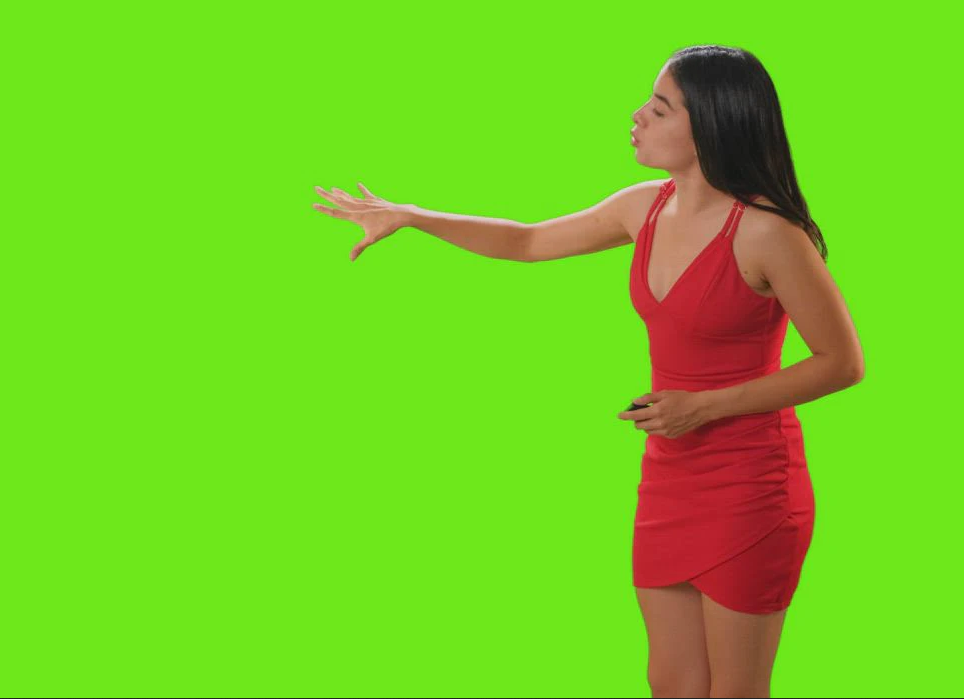
#> input picture preAIO25/warmup/exercise_w5/object.png, 964 x 699 px, found by its file name
$ jupyter execute exercise_w5.ipynb   (shell and % lines are left out)
#> lines starting #> are read from the running program, lines starting #| are printed output that depends on the picture; after the words box and inside, x2 and y2 are one past the last pixel; in counts of white or black regions, pixels touching at a corner belong together
<a href="https://colab.research.google.com/github/mylethidiem/ProgramingTech/blob/main/preAIO25/warmup/exercise_w5/exercise_w5.ipynb" target="_parent"></a>

# **W5**

Download neccesary files from Github

[cell 1]
import requests

[cell 2]
def get_folder_url(username, repository, branch, folder_path):
  folder_raw_github_url = f"https://raw.githubusercontent.com/{username}/{repository}/{branch}/{folder_path}"
  print(folder_raw_github_url)
  return folder_raw_github_url

[cell 3]
def get_raw_github_url(folder_raw_github_url, file_name):
  picture_raw_github_url = f"{folder_raw_github_url}/{file_name}"
  print(picture_raw_github_url)
  return picture_raw_github_url

[cell 4]
def download_file(folder_raw_github_url, file_name):
  file_raw_github_url = get_raw_github_url(folder_raw_github_url, file_name)
  file_response = requests.get(file_raw_github_url)
  file_response.raise_for_status()  # Raise an exception for non-200 status codes
  #add handle error if cannot file file in url?

  with open(file_name, 'wb') as f:#create new file from binary respone
    f.write(file_response.content)
  return file_response

[cell 5]
#Download neccessary files
# Replace with your actual values
username = "mylethidiem"
repository = "ProgramingTech"
branch = "main"
folder_path = "preAIO25/warmup/exercise_w5"

folder_raw_github_url = get_folder_url(username, repository, branch, folder_path)

list_file = ["background1.png", "background2.png", "nature.jpg", "object.png"]

for file_name in list_file:
  download_file(folder_raw_github_url, file_name)

Quá trình xử lý gồm 3 bước:
1. Tính toán sự khác biệt compute difference: Tìm sự khác biệt giữa ảnh nền và đối tượng
2. Tạo mask nhị phân compute binary mask: Dựa kết quả khác biệt mà ta đã tính được và threshold để xác định pixel nào thuộc đối tượng, pixel nào thuộc nền
3. Thay thế nền replace background: Dựa vào mask nhị phân để xác định vị trí của đối tượng, thay thế phần nền bằng ảnh mới trong ảnh.

[cell 6]
#import cv lib

[cell 7]
import cv2
import matplotlib.pyplot as plt
import numpy as np

Bước 1: compute difference

[cell 8]
def compute_difference(background, object):
  #img to float32
  background = np.float32(background)
  object = np.float32(object)
  print(f"background: {background}")
  print(f"object: {object}")
  # compute absolute difference between 2 pictures
  difference_three_channel = np.abs(background - object)
  print(f"difference_three_channel: {difference_three_channel}")

  # convert the difference to 1 channel by compute mean
  # sum of element along axis = 2(this mean the 3rd column of array 3 chanel)
  # 3 channel (row,col,ch)
  """
  # Ma trận 3D với kích thước (2,2,3)
difference_three_channel = [
    # Hàng 1
    [
        [100, 150, 200],  # Pixel (0,0): [R, G, B]
        [120, 130, 140]   # Pixel (0,1): [R, G, B]
    ],
    # Hàng 2
    [
        [50, 60, 70],     # Pixel (1,0): [R, G, B]
        [80, 90, 100]     # Pixel (1,1): [R, G, B]
    ]
]
=>

# Ma trận 2D với kích thước (2,2)
difference_single_channel = [
    # Hàng 1
    [
        (100+150+200)/3,  # = 150  # Pixel (0,0)
        (120+130+140)/3   # = 130  # Pixel (0,1)
    ],
    # Hàng 2
    [
        (50+60+70)/3,     # = 60   # Pixel (1,0)
        (80+90+100)/3     # = 90   # Pixel (1,1)
    ]
]

# Kết quả cuối cùng
[
    [150, 130],
    [60,  90]
]
  """
  difference_single_channel = np.sum(difference_three_channel, axis=2) / 3
  print(f"difference_single_channel: {difference_single_channel}")

  # convert 2 uint8 to suitable for image processing
  difference_single_channel = difference_single_channel.astype(np.uint8)
  print(f"convert to uint8: {difference_single_channel}")
  return difference_single_channel

Step 2: Compute binary mask

[cell 9]
def compute_binary_mask(difference_single_channel, threshold):
  # if difference >= threshold => 255 else 0
  difference_binary_mask = np.where(difference_single_channel >= threshold, 255,0)
  print(f"difference_binary_mask: {difference_binary_mask}")

  #concentate binary mask into 3 chanel for RGB
  """
  # Giả sử difference_binary_mask là ma trận 2x2:
[
    [0, 255],# 1 kênh màu
    [255, 0]
]

# Sau khi stack, kết quả là ma trận 2x2x3:
[
    [[0, 0, 0], [255, 255, 255]],# 3 kênh màu
    [[255, 255, 255], [0, 0, 0]]
]
  """
  binary_binary = np.stack((difference_binary_mask,)*3, axis=-1)
  print(f"binary_binary: {binary_binary}")
  return binary_binary

Step 3: Replace image

[cell 10]
def replace_background_image(old_background, object_img, new_background):
  difference_single_channel = compute_difference(old_background, object_img)
  binary_mask = compute_binary_mask(difference_single_channel, 15)
  plt.imshow(binary_mask)

  # place where is 255(white background) keep object
  # place where is 0(black color) replace new background
  output = np.where(binary_mask == 255, object_img, new_background)
  return output

Step: image alread download will be loaded by cv => resize all image to the same size => convert image from BGR to RGB => replace image and show result

[cell 11]
# load image by cv, default color type is BGR
object_img = cv2.imread("object.png")
#> object_img is the input picture: shape (699, 964, 3); mean B, G, R 32.7, 203.1, 116.8
background = cv2.imread("background1.png")
new_background = cv2.imread("background2.png")
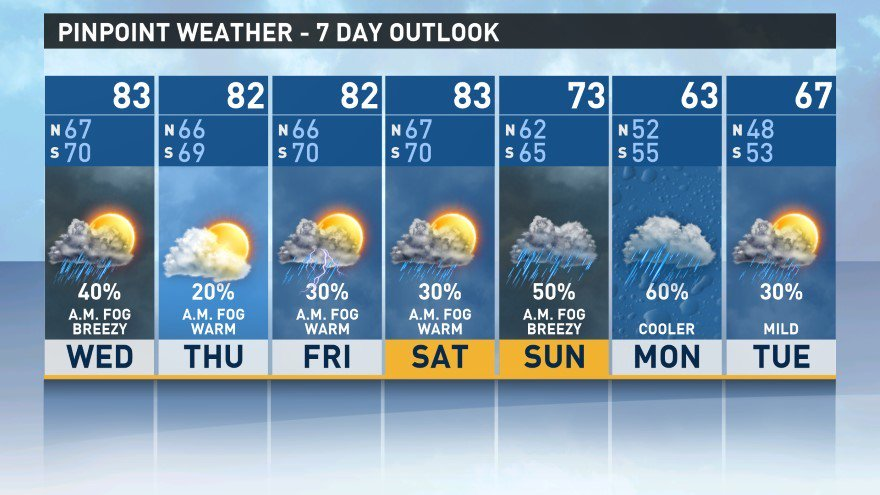
#> new_background: shape (495, 880, 3); mean B, G, R 171, 148.5, 121.3

[cell 12]
#show 3 image before processing
plt.imshow(new_background)

[cell 13]
plt.imshow(object_img)

[cell 14]
plt.imshow(background)

[cell 15]
# Resize all images to same size  (640 , 480)
object_img = cv2.resize(object_img, (640, 480))
#> object_img: shape (480, 640, 3)
background = cv2.resize(background, (640, 480))
#> background: shape (480, 640, 3)
new_background = cv2.resize(new_background, (640, 480))
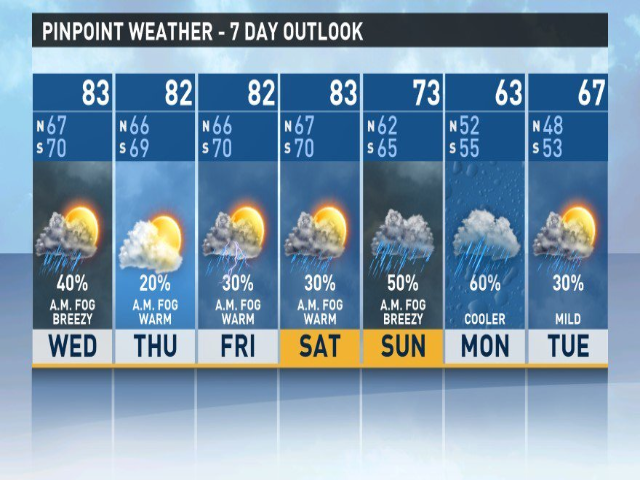
#> new_background: shape (480, 640, 3); mean B, G, R 170.9, 148.4, 121.2

[cell 16]
# convert from BGR to RGB
object_img = cv2.cvtColor(object_img, cv2.COLOR_BGR2RGB)
background = cv2.cvtColor(background, cv2.COLOR_BGR2RGB)
new_background = cv2.cvtColor(new_background, cv2.COLOR_BGR2RGB)

[cell 17]
output_image = replace_background_image(background, object_img, new_background)
#> in compute_difference, `object = np.float32(object)`:
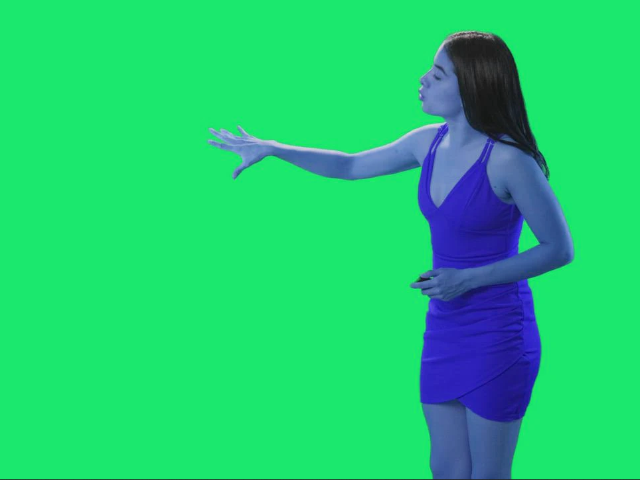
#> object: shape (480, 640, 3) float32; mean of channels 0, 1, 2 116.9, 203.1, 32.7; drawn as B, G, R
#> (printed output is left out)
#> (printed output is left out)
#> (printed output is left out)
#> (printed output is left out)
#> (printed output is left out)
#> in compute_binary_mask, `difference_binary_mask = np.where(difference_single_channel >= thresho..`:
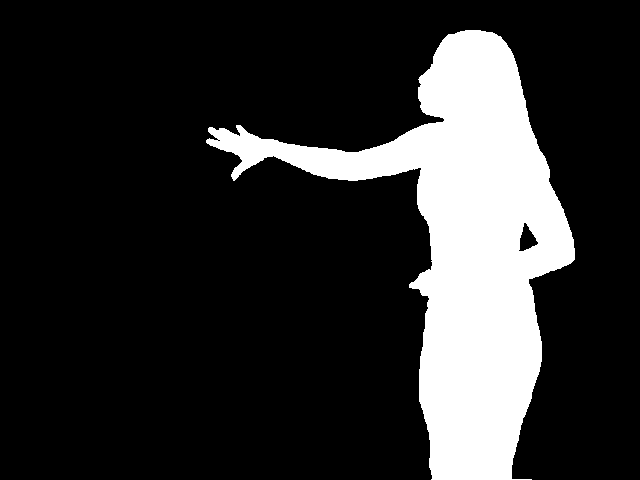
#> difference_binary_mask: shape (480, 640) int64; 18.2% white; 1 white region, box (x1, y1, x2, y2) and area: (206, 30, 575, 480) 55806
#> (printed output is left out)
#> (printed output is left out)
#> in replace_background_image, `output = np.where(binary_mask == 255, object_img, new_background)`:
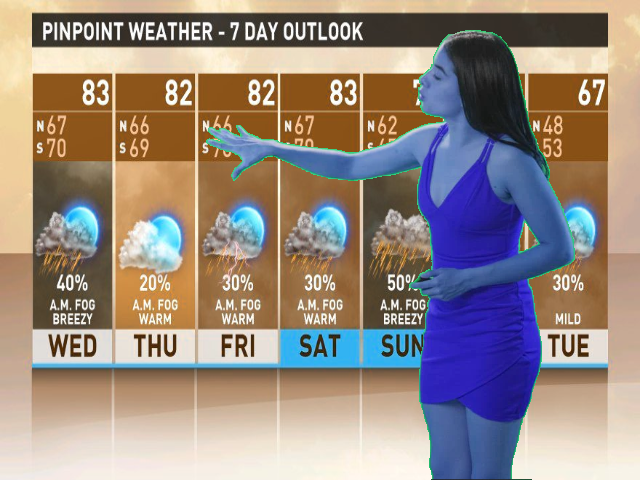
#> output: shape (480, 640, 3); mean of channels 0, 1, 2 130.1, 137.7, 151.9; drawn as B, G, R

[cell 18]
plt.imshow(output_image)

### **Exercise**

[cell 19]
#q1
import numpy as np
#stack 2 array axis = 1
#create 2 array 1D
arr1 = np.array([2,3,4])
arr2 = np.array([5,5,7])

stack_arr = np.stack((arr1, arr2), axis=1)
print(stack_arr)

[cell 20]
#q2
import numpy as np
#create 2 arr 2x2
arr1 = np.array([[1,2], [3,4]])
arr2 = np.array([[5,6], [7,8]])

#sum 2 matrix
print(arr1 + arr2)

[cell 21]
#q3
import numpy as np
#create 2 arr 2x2
arr1 = [[1,2], [3,4]]
arr2 = [[5,6], [7,8]]

#sum 2 matrix
print(arr1 + arr2)

[cell 22]
#q5
import numpy as np
#array 1D from 1 to 6
arr = np.arange(1,7)
result = np.where(arr >3, "A","B")
print(result)

[cell 23]
#q6
import numpy as np
import cv2

# load 2 image background and object iamge
#? 0
object_img = cv2.imread("object.png", 0)
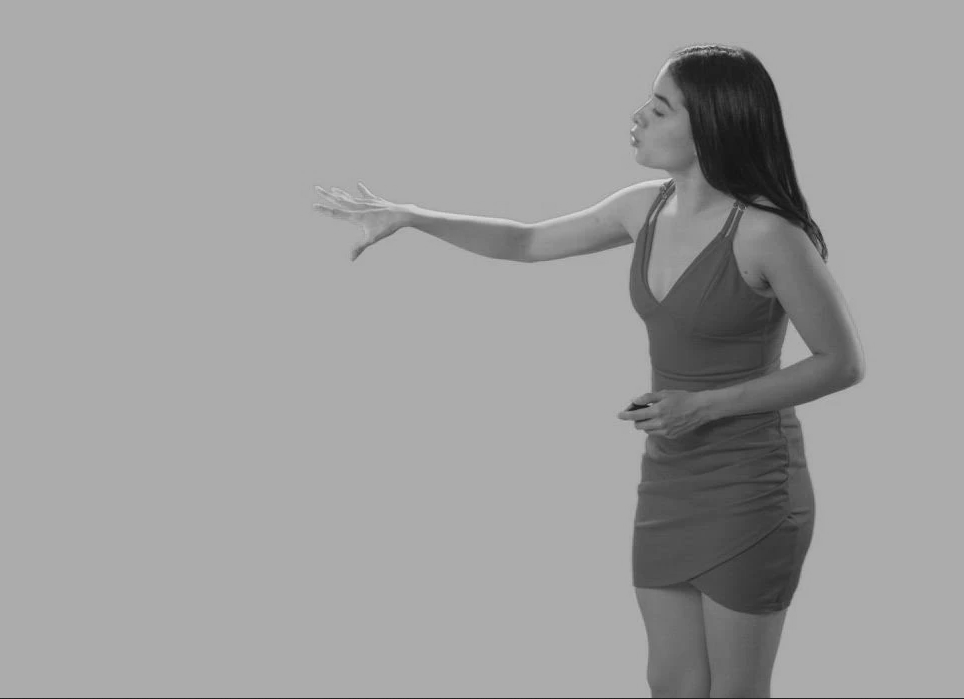
#> object_img: shape (699, 964); min 17, max 220, mean 157.7
background = cv2.imread("background1.png",0)
#> background: shape (699, 964); min 31, max 195, mean 171.8

#resize images to (640,480)
object_img = cv2.resize(object_img, (640, 480))
#> object_img: shape (480, 640)
background = cv2.resize(background, (640, 480))
#> background: shape (480, 640)

#convert from BGR to RGB
object_img = cv2.cvtColor(object_img, cv2.COLOR_BGR2RGB)
#> object_img: shape (480, 640, 3)
background = cv2.cvtColor(background, cv2.COLOR_BGR2RGB)
#> background: shape (480, 640, 3)

difference_three_channel = np.abs(background - object_img)
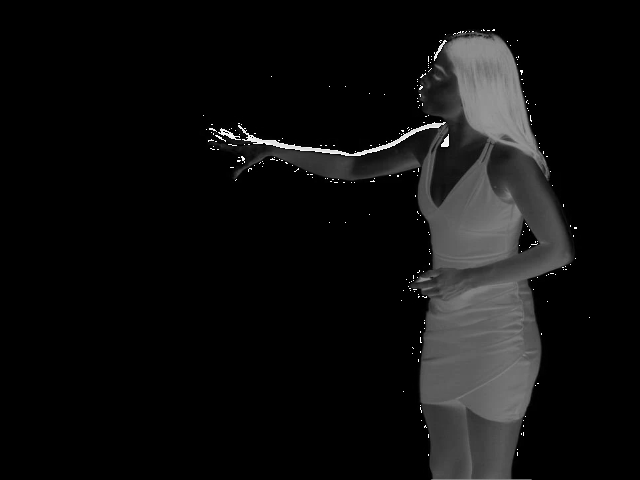
#> difference_three_channel: shape (480, 640, 3); min 0, max 255, mean 15.6
print(difference_three_channel)
#> (printed output is left out)

[cell 24]
#q7
import numpy as np
import cv2
import matplotlib.pyplot as plt

#read 1 image and convert to RGB
img = cv2.imread("nature.jpg")
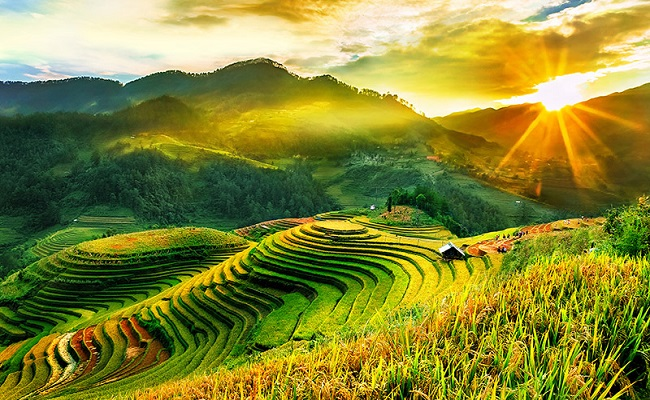
#> img: shape (400, 650, 3); mean B, G, R 52.9, 134.4, 133.3
img = cv2.cvtColor(img,cv2.COLOR_BGR2RGB)

# adjust the level light of image
new_image = img + 50
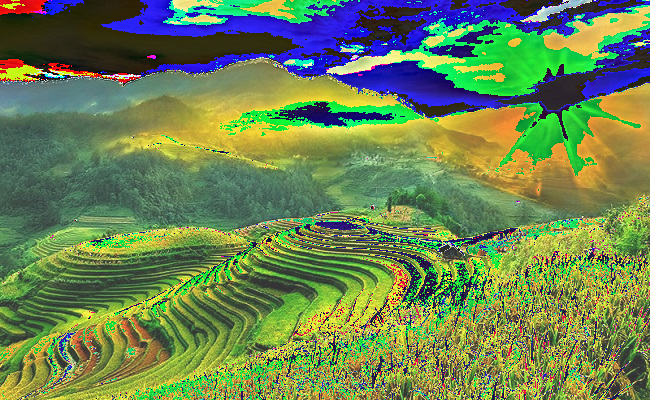
#> new_image: shape (400, 650, 3); mean R, G, B 108.4, 131.6, 82.4
new_image = np.clip(new_image, 0, 255)
new_image = new_image.astype(np.uint8)

plt.figure(figsize=(10,10))

plt.subplot(121)
plt.imshow(img)
plt.title("Original image")

plt.subplot(122)
plt.imshow(new_image)
plt.title("Brightness image")
plt.show()

[cell 25]
#q8
import numpy as np
import cv2
import matplotlib.pyplot as plt

#read 1 image and convert to RGB
img = cv2.imread("nature.jpg")
img = cv2.cvtColor(img,cv2.COLOR_BGR2RGB)

#crop picture at img[50:150, 500:700]
cropped_image = img[50:150, 500:700]
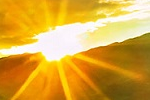
#> cropped_image: shape (100, 150, 3); mean R, G, B 217.2, 166.5, 60.2

plt.subplot(121)
plt.imshow(img)
plt.title("Original image")

plt.subplot(122)
plt.imshow(cropped_image)
plt.title("Crop image")
plt.show()
